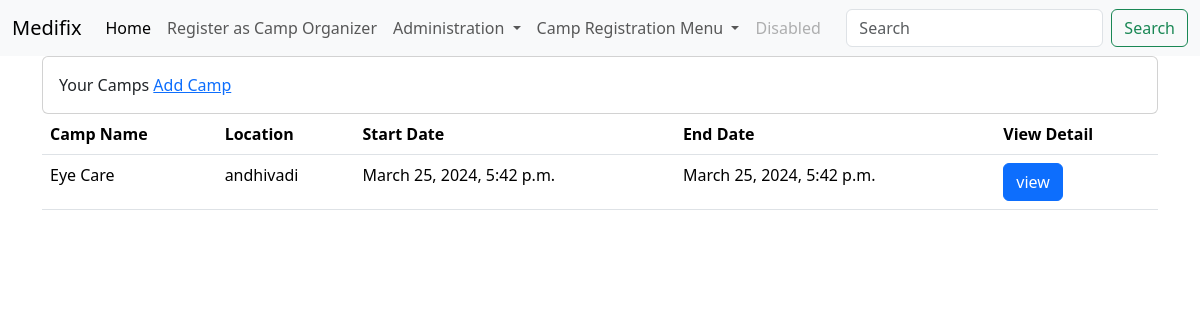
The app's page /my_camps/ (signed in), older data.
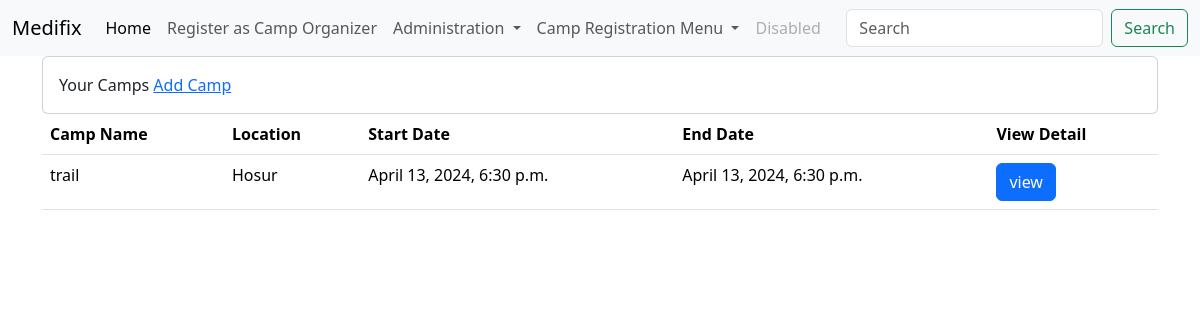
The same page, newer data.
### administration/models.py (models this page shows, shortened)
class camp_details(models.Model):
    camp_name = models.CharField(max_length=200,null=True)
    location = models.CharField(max_length=200, null=True)
    latitude = models.FloatField()
    longitude = models.FloatField()
    start_date_time = models.DateTimeField()
    end_date_time = models.DateTimeField()
    contact_website = models.URLField(max_length=200, null=True, blank=True)
    hospital_name = models.CharField(max_length=150,null=True, blank=True)
    club_name = models.CharField(max_length=150,null=True, blank=True)
    other = models.CharField(max_length = 150, null=True, blank=True)
    description = models.TextField(max_length = 3000, null=True)
    type_of_camp = models.CharField(max_length=30, null=True, choices=type_of_camp)
    cost = models.IntegerField(null=True, blank=True, default='0')
    total_camp_registrations = models.IntegerField()
    camp_register_active = models.BooleanField(default=False)
    createdby = models.ForeignKey(User, on_delete=models.DO_NOTHING)

### administration/views.py (the view)
# urls.py: path('my_camps/', views.user_camps, name="my_camps"),
@login_required
def user_camps(request):
    user_camps = camp_details.objects.filter(createdby=request.user)
    return render(request, 'camp/all_camps_user.html', {'user_camps': user_camps})

### templates/camp/all_camps_user.html (shortened to what this page needs)
{% extends 'base.html' %}
{% load static %}
{% block content %}
<div class="card">
    <div class="card-body">
        Your Camps <span><a href="{% url 'create_camp' %}">Add Camp</a></span>
    </div>
</div>
<table class="table">
    <thead>
        <tr>
            <th>Camp Name</th>
            <th>Location</th>
            <th>Start Date</th>
            <th>End Date</th>
            <th>View Detail</th>
        </tr>
    </thead>
    <tbody>
        {% for camp in user_camps %}
        <tr>
            <td>{{ camp.camp_name }}</td>
            <td>{{ camp.location }}</td>
            <td>{{ camp.start_date_time }}</td>
            <td>{{ camp.end_date_time }}</td>
            <td>
                <a href="{% url 'camp_details' camp.id %}" class="btn btn-primary">view</a>
            </td>
        </tr>
        {% empty %}
        <tr>
            <td style="color: red;" colspan="5" class="text-center">No data Avaliable</td>
        </tr>
        {% endfor %}
    </tbody>
</table>
{% endblock %}

### templates/base.html (shortened to what this page needs)
<!DOCTYPE html>
<html lang="en">
<head>
    <link rel="stylesheet" href="https://cdnjs.cloudflare.com/ajax/libs/leaflet/1.9.4/leaflet.css" />
    <link href="https://cdn.jsdelivr.net/npm/bootstrap@5.3.3/dist/css/bootstrap.min.css" rel="stylesheet"
>
</head>
<body>
    <nav class="navbar navbar-expand-lg bg-body-tertiary">
        <div class="container-fluid">
            <a href="{% url 'home' %}" class="navbar-brand">Medifix</a>
            <div class="collapse navbar-collapse" id="navbarSupportedContent">
                <ul class="navbar-nav me-auto mb-2 mb-lg-0">
                    <li class="nav-item">
                        <a class="nav-link active" aria-current="page" href="{% url 'home' %}">Home</a>
                    </li>
                    <li class="nav-item">
                        <a class="nav-link" href="{% url 'camp_register' %}">Register as Camp Organizer</a>
                    </li>
                    {% if user.is_superuser %}
                    <li class="nav-item dropdown">
                        <a class="nav-link dropdown-toggle" href="#" role="button" data-bs-toggle="dropdown"
                            aria-expanded="false">
                            Administration
                        </a>
                    </li>
                    {% endif %}
                    {% if request.user.profile.camp_register == True %}
                    <li class="nav-item dropdown">
                        <a class="nav-link dropdown-toggle" href="#" role="button" data-bs-toggle="dropdown"
                            aria-expanded="false">
                            Camp Registration Menu
                        </a>
                    </li>
                    {% endif %}
                    <li class="nav-item">
                        <a class="nav-link disabled" aria-disabled="true">Disabled</a>
                    </li>
                </ul>
                <form class="d-flex" role="search">
                    <input class="form-control me-2" type="search" placeholder="Search" aria-label="Search">
                    <button class="btn btn-outline-success" type="submit">Search</button>
                </form>
            </div>
        </div>
    </nav>
    <div class="container">
        {% block content %}
        {% endblock %}
    </div>
</body>
</html>

Row changes from the older to the newer data that the page shows:
changed camp_details: camp_name "Eye Care" → "trail"; location "andhivadi" → "Hosur"; start_date_time "March 25, 2024, 5:42 p.m." → "April 13, 2024, 6:30 p.m."; end_date_time "March 25, 2024, 5:42 p.m." → "April 13, 2024, 6:30 p.m."
